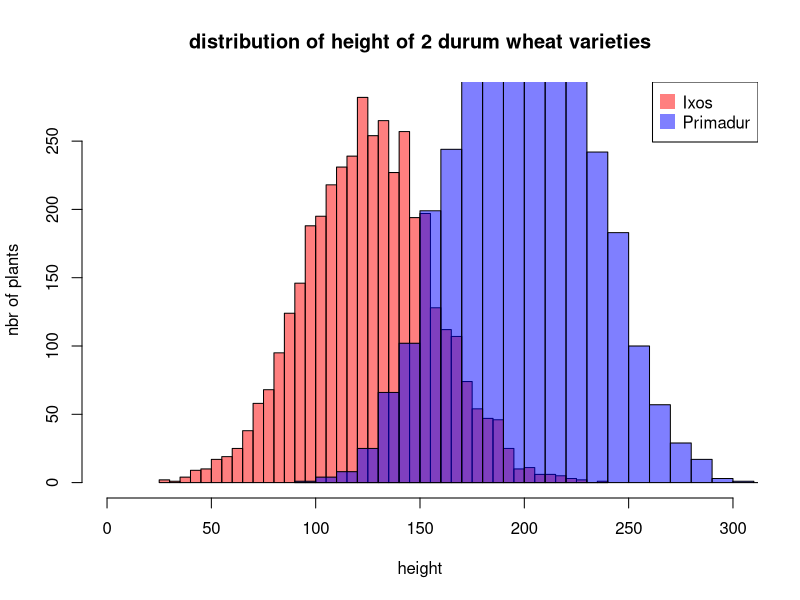
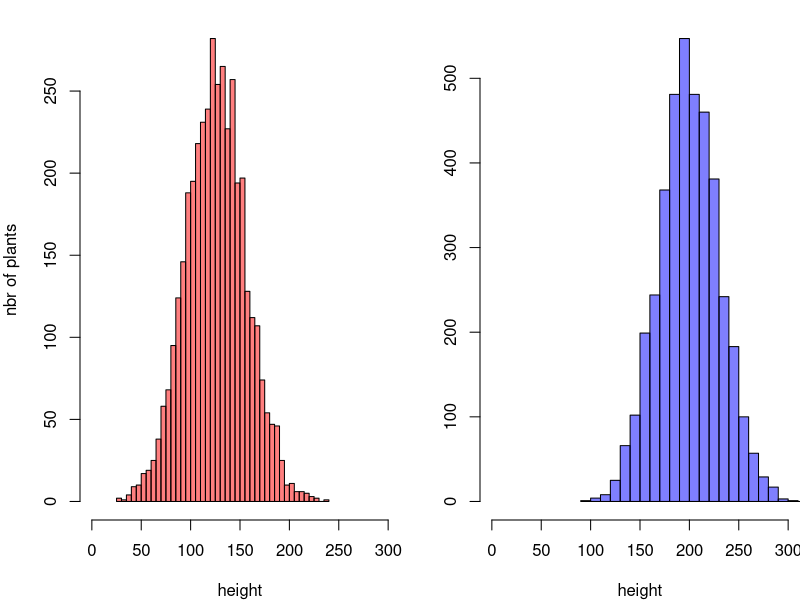

R code for these plots, in order: (Note: this script raises an error after producing the figures.)
## ---- chunk 1
knitr::opts_chunk$set( warning=FALSE, message=FALSE)
## ---- chunk 2
#Create data
Ixos=rnorm(4000 , 125 , 30)     
Primadur=rnorm(4000 , 200 , 30) 
 
# First distribution
hist(Ixos, breaks=30, xlim=c(0,300), col=rgb(1,0,0,0.5), xlab="height", 
     ylab="nbr of plants", main="distribution of height of 2 durum wheat varieties" )

# Second with add=T to plot on top
hist(Primadur, breaks=30, xlim=c(0,300), col=rgb(0,0,1,0.5), add=T)

# Add legend
legend("topright", legend=c("Ixos","Primadur"), col=c(rgb(1,0,0,0.5), 
     rgb(0,0,1,0.5)), pt.cex=2, pch=15 )
## ---- chunk 3
par(
  mfrow=c(1,2),
  mar=c(4,4,1,0)
)

hist(Ixos, breaks=30 , xlim=c(0,300) , col=rgb(1,0,0,0.5) , xlab="height" , ylab="nbr of plants" , main="" )
hist(Primadur, breaks=30 , xlim=c(0,300) , col=rgb(0,0,1,0.5) , xlab="height" , ylab="" , main="")
## ---- chunk 4
htmltools::includeHTML("htmlChunkRelatedDistribution.html")
